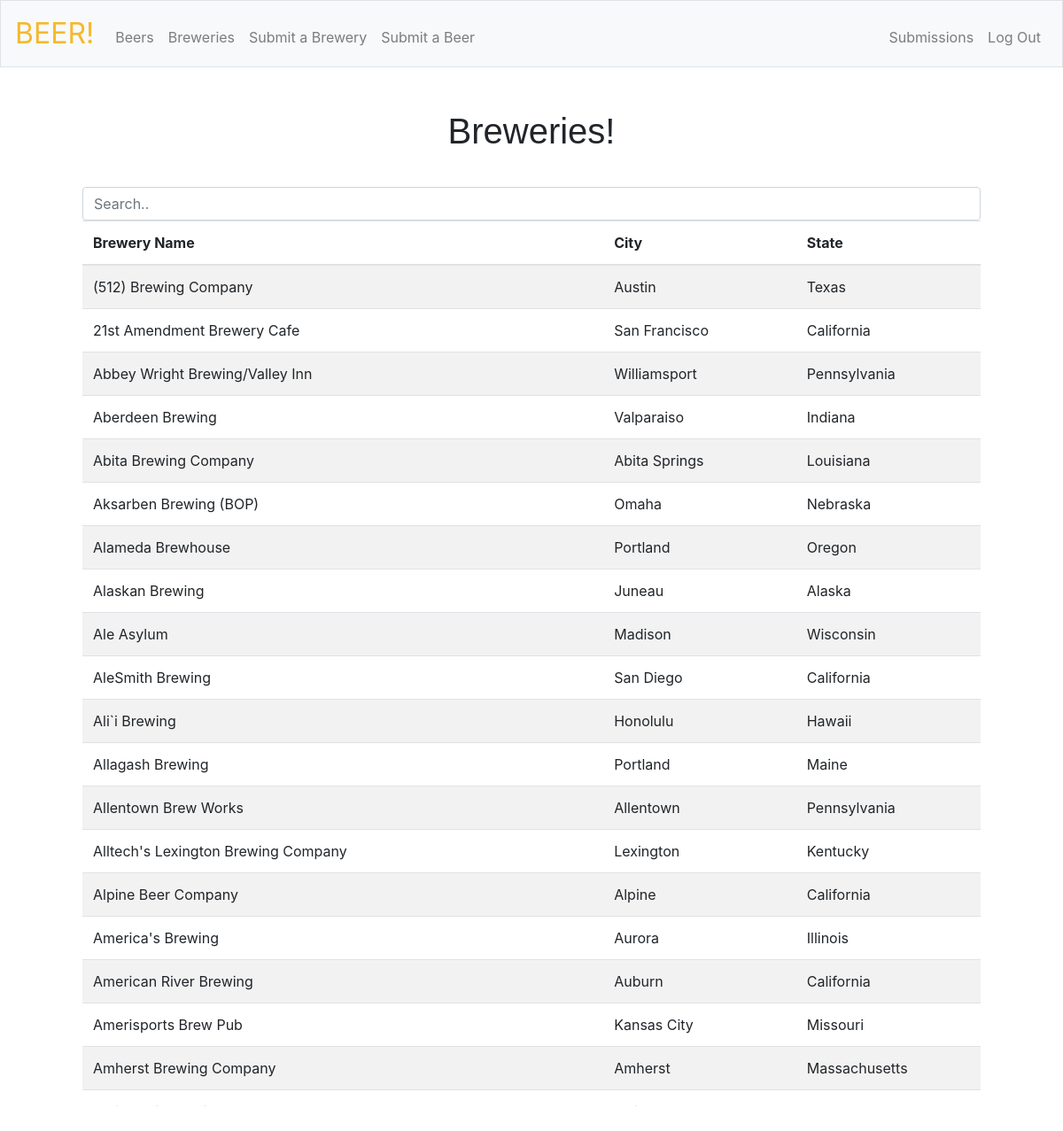
The page /breweries (signed in) on the database its author committed.
### tables this page shows
CREATE TABLE "breweries" (
	"brewery_id"	INTEGER NOT NULL,
	"brewery_name"	text NOT NULL,
	"city"	text NOT NULL,
	"state"	text NOT NULL,
	PRIMARY KEY("brewery_id" AUTOINCREMENT)
);

### application.py (the view)
@app.route("/breweries", methods=["GET", "POST"])
@login_required
def breweries():
    if request.method == "GET":
        breweries = db.execute("SELECT * FROM breweries")
        return render_template("breweries.html", breweries=breweries)

### application.py (called while the page is built)
@app.after_request
def after_request(response):
    response.headers["Cache-Control"] = "no-cache, no-store, must-revalidate"
    response.headers["Expires"] = 0
    response.headers["Pragma"] = "no-cache"
    return response

def login_required(f):
    @wraps(f)
    def decorated_function(*args, **kwargs):
        if session.get("user_id") is None:
            return redirect("/login")
        return f(*args, **kwargs)
    return decorated_function

### templates/breweries.html (shortened to what this page needs)
{% extends "layout.html" %}
{% block main %}
    <h1>Breweries!</h1>
    <div class="container">
        <input class="form-control" id="myInput" type="text" placeholder="Search..">
        <div class="table-responsive">
            <table class="table table-striped">
                <thead>
                    <tr>
                        <th scope="col">Brewery Name</th>
                        <th scope="col">City</th>
                        <th scope="col">State</th>
                    </tr>
                </thead>
                <tbody id="myTable">
                    {% for x in breweries %}
                        <tr>
                            <td>{{ x.brewery_name }}</td>
                            <td>{{ x.city }}</td>
                            <td>{{ x.state }}</td>
                        </tr>
                    {% endfor %}
                </tbody>
            </table>
        </div>
    </div>
{% endblock %}

### static/styles.css (style rules this page uses)
main .form-control { display: inline-block; width: auto; }
h1 { padding-bottom: 3%; }
table, th, td { margin-left: auto; margin-right: auto; margin-bottom: 5%; }
th, td { padding: 15px; text-align: left; }
.table-responsive { height: 1000px !important; overflow: scroll; }
#myInput { width: 100%; }
table th { position: -webkit-sticky; position: sticky; top: 0; z-index: 5; background: #fff; }
h1, h2, h3, h4, h5 { font-family: "Lucida Sans Unicode", "Lucida Grande", sans-serif; }

### rows shown on the page
breweries: brewery_name "(512) Brewing Company", city "Austin", state "Texas"
breweries: brewery_name "21st Amendment Brewery Cafe", city "San Francisco", state "California"
breweries: brewery_name "Abbey Wright Brewing/Valley Inn", city "Williamsport", state "Pennsylvania"
breweries: brewery_name "Aberdeen Brewing", city "Valparaiso", state "Indiana"
breweries: brewery_name "Abita Brewing Company", city "Abita Springs", state "Louisiana"
breweries: brewery_name "Aksarben Brewing (BOP)", city "Omaha", state "Nebraska"
breweries: brewery_name "Alameda Brewhouse", city "Portland", state "Oregon"
breweries: brewery_name "Alaskan Brewing", city "Juneau", state "Alaska"
breweries: brewery_name "Ale Asylum", city "Madison", state "Wisconsin"
breweries: brewery_name "AleSmith Brewing", city "San Diego", state "California"
breweries: brewery_name "Ali`i Brewing", city "Honolulu", state "Hawaii"
breweries: brewery_name "Allagash Brewing", city "Portland", state "Maine"
breweries: brewery_name "Allentown Brew Works", city "Allentown", state "Pennsylvania"
breweries: brewery_name "Alltech's Lexington Brewing Company", city "Lexington", state "Kentucky"
breweries: brewery_name "Alpine Beer Company", city "Alpine", state "California"
breweries: brewery_name "America's Brewing", city "Aurora", state "Illinois"
breweries: brewery_name "American River Brewing", city "Auburn", state "California"
breweries: brewery_name "Amerisports Brew Pub", city "Kansas City", state "Missouri"
breweries: brewery_name "Amherst Brewing Company", city "Amherst", state "Massachusetts"
